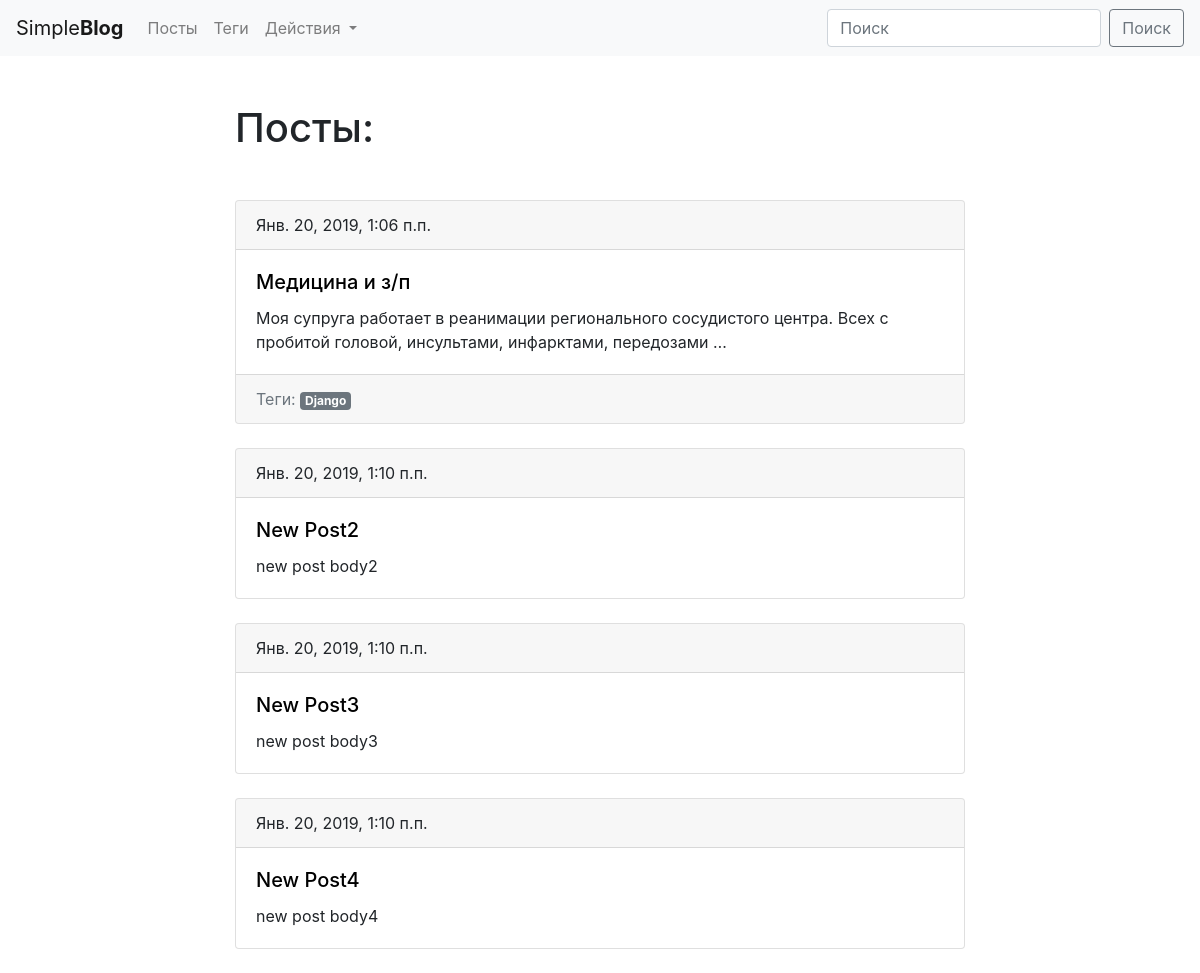
/blog/, run on an earlier commit of the app's database.
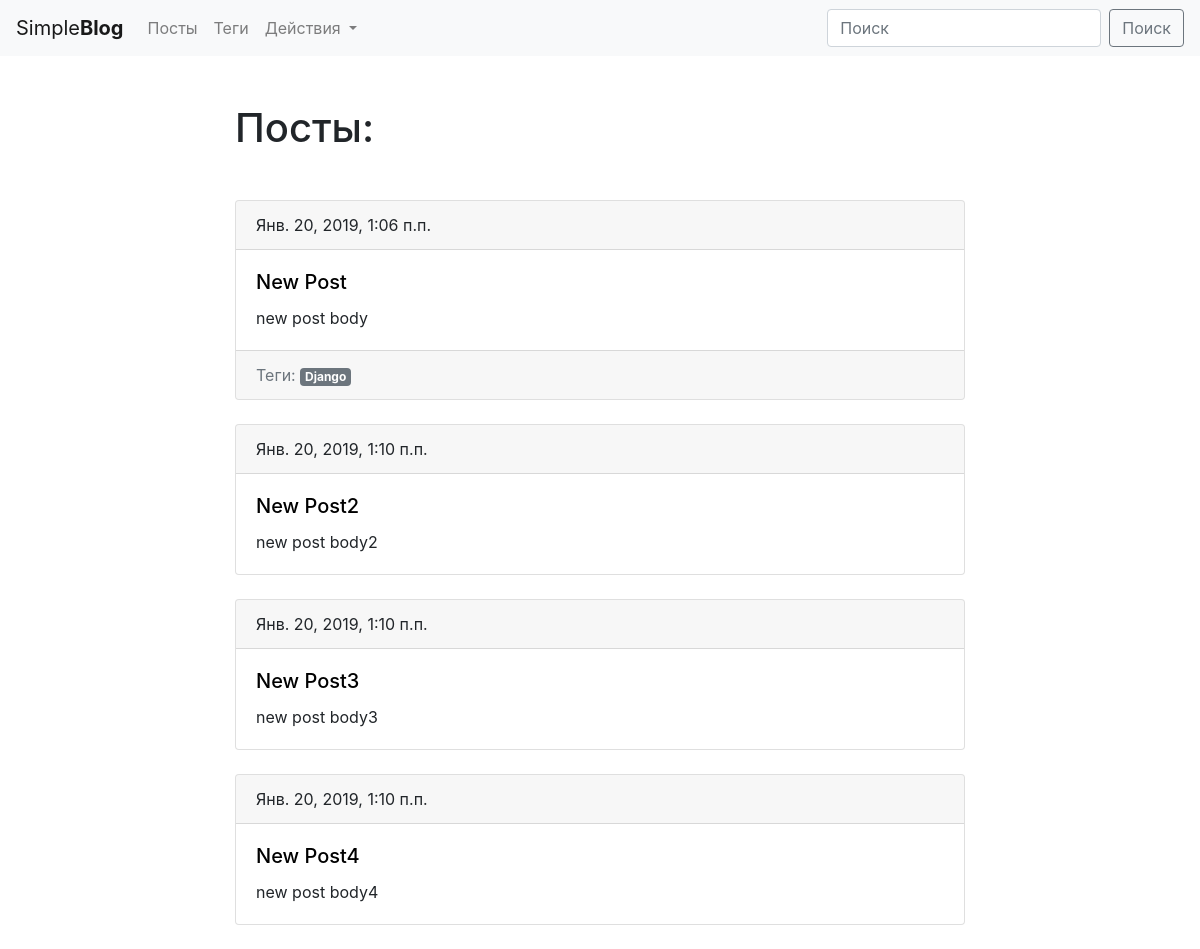
And on a later commit of the database.
### blog/models.py (models this page shows, shortened)
class Post(models.Model):
	title = models.CharField(max_length=150, db_index=True)
	slug = models.SlugField(max_length=150, unique=True)
	body = models.TextField(blank=True, db_index=True)
	tags = models.ManyToManyField('Tag', blank=True, related_name='posts')
	date_pub = models.DateTimeField(auto_now_add=True)
	def get_absolute_url(self):
		return reverse('post_detail_url', kwargs={'slug': self.slug})

### blog/views.py (the view)
# urls.py: path('', posts_list, name='posts_list_url'),
def posts_list(request):
	posts = Post.objects.all()
	return render(request, 'blog/index.html', context={'posts': posts})

### blog/models.py (called while the page is built)
	def get_absolute_url(self):
		return reverse('tag_detail_url', kwargs={'slug': self.slug})

### blog/templates/blog/index.html (shortened to what this page needs)
{% extends 'blog/base_blog.html' %}
{% block content %}
	<h1 class="mb-5">Посты:</h1>
	{% for post in posts %}
		{% include 'blog/includes/post_card_template.html' %}
	{% endfor %}
{% endblock %}

### blog/templates/blog/includes/post_card_template.html
<div class="card mb-4">
	<div class="card-header">
		{{ post.date_pub }}
	</div>
	<div class="card-body">
		<h5 class="card-title"><a href="{{ post.get_absolute_url }}" style="color:black;">{{ post.title }}</a></h5>
		<p class="card-text">{{ post.body|truncatewords:15 }}</p>
	</div>
	{% if post.tags.all %}
	<div class="card-footer text-muted">
    Теги:
    {% for tag in post.tags.all %}
	<a class="badge badge-secondary" href="{{ tag.get_absolute_url }}">{{ tag.title }}</a>
	{% endfor %}
    </div>
    {% endif %}
</div>

What changed in the data, as far as the page shows it:
changed Post: title "Медицина и з/п" → "New Post"; body "Моя супруга работает в реанимации регионального сосудистого центра. Всех с пробитой головой, инсультами, инфарктами, передозами …" → "new post body"
